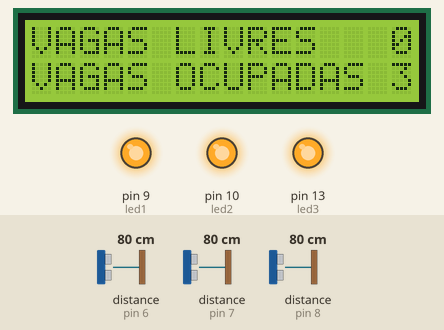
Bench run of a sketch on a simulated Arduino Uno, built with avr-gcc and run on an emulated ATmega328P. Parts: 16×2 character LCD, output pins drawn as LEDs (lit = HIGH). Wiring (inferred from the names in the program): 3 × ultrasonic range finder: trigger pin 6, echo pin 6 / trigger pin 7, echo pin 7 / trigger pin 8, echo pin 8. The test bench sets the inputs (shaded band); at power-on: distance to the obstacle (sensors on pin 6, pin 8, pin 7) 80 cm. The echo pulse lasts 58.3 µs per cm; what the sketch prints to the serial monitor is not drawn.

Above: at 1.2 s.
1.3 s: distance to the obstacle (sensor on pin 6) set to 197 cm
4.4 s: distance to the obstacle (sensor on pin 6) set to 206 cm
At 5.2 s:
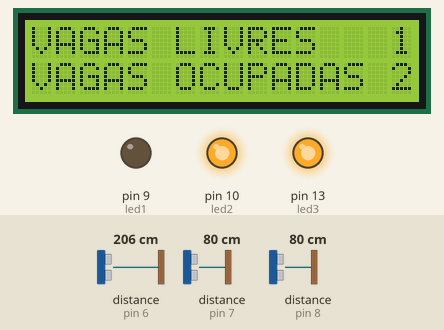
6.9 s: distance to the obstacle (sensor on pin 8) set to 200 cm
8.4 s: distance to the obstacle (sensor on pin 8) set to 206 cm
At 9.0 s:
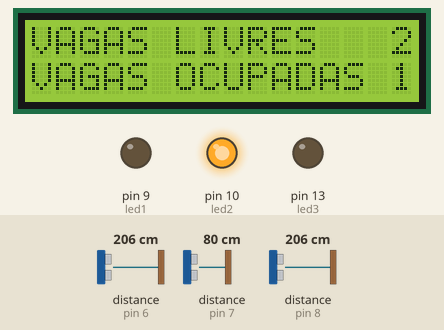
11.1 s: distance to the obstacle (sensor on pin 7) set to 199 cm
12.6 s: distance to the obstacle (sensor on pin 7) set to 205 cm
At 13.3 s:
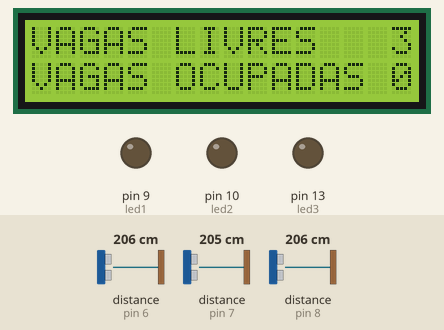
Timing chart, 0 to 15.6 s (numbered marks = the images above; inputs shaded):
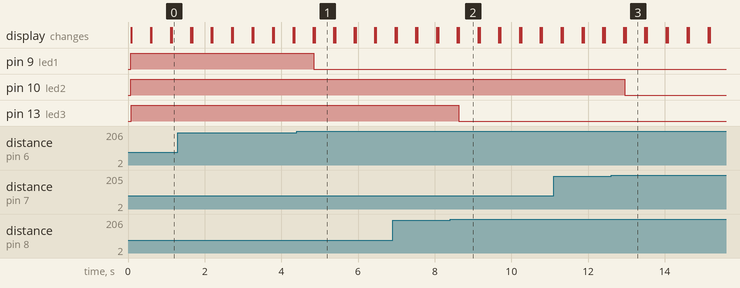

Measured:
- the behaviour switches between 201 and 202 cm on distance to the obstacle (sensor on pin 6) (found by bisection; images 0 and 1)
- the behaviour switches between 202 and 203 cm on distance to the obstacle (sensor on pin 8) (found by bisection; images 1 and 2)
- the behaviour switches between 202 and 203 cm on distance to the obstacle (sensor on pin 7) (found by bisection; images 2 and 3)
- after the input at 4.4 s, pin 9 (led1): HIGH → LOW after 0.45 s; the display: first differs from a run without the input after 0.47 s (image 1)
- after the input at 8.4 s, pin 13 (led3): HIGH → LOW after 0.22 s; the display: first differs from a run without the input after 0.23 s (image 2)
- after the input at 12.6 s, pin 10 (led2): HIGH → LOW after 0.36 s; the display: first differs from a run without the input after 0.38 s (image 3)
- what the display in image 1 shows lasts 0.5 s, from 4.9 s to 5.4 s

The sketch:

Projeto_GS_4SIS_ACD.ino
```cpp
#include <LiquidCrystal.h>
#define trigPin1 6
#define trigPin2 7
#define trigPin3 8
#define echoPin1 6
#define echoPin2 7
#define echoPin3 8
#define led1 9
#define led2 10
#define led3 13
#define led4 A0
#define led5 A1
#define led6 A2
LiquidCrystal lcd(12, 11, 5, 4, 3, 2);


int ledsVermelhos = 0;
int ledsVerdes = 0;

  long readUltrasonicDistance(int triggerPin, int echoPin){
    pinMode(triggerPin, OUTPUT);
    digitalWrite(triggerPin, LOW);
    delayMicroseconds(2);
    digitalWrite(triggerPin, HIGH);
    delayMicroseconds(10);
    digitalWrite(triggerPin, LOW);
    pinMode(echoPin, INPUT);
    return pulseIn(echoPin, HIGH);
  }

void setup() {
  Serial.begin (9600);
  pinMode(trigPin1, OUTPUT);
  pinMode(trigPin2, OUTPUT);
  pinMode(trigPin3, OUTPUT);
  pinMode(echoPin1, INPUT);
  pinMode(echoPin2, INPUT);
  pinMode(echoPin3, INPUT);
  pinMode(led1, OUTPUT);
  pinMode(led2, OUTPUT);
  pinMode(led3, OUTPUT);
  lcd.begin(16,2);

}
void loop() {
  float distance1;
  float distance2;
  float distance3;
  ledsVermelhos = 0;
  ledsVerdes = 0;
  lcd.setCursor(0,0);

   distance1 = (readUltrasonicDistance(6, 6) * 0.034)/2;
   Serial.println(distance1);
   if (distance1 <= 200){
    digitalWrite(led1, HIGH);
  digitalWrite(led4, LOW);
     ledsVermelhos += 1;
  }
  else {
    digitalWrite(led1, LOW);
    digitalWrite(led4, HIGH);
  ledsVerdes += 1;
  }
    distance2 = (readUltrasonicDistance(7, 7) * 0.034)/2;
   if (distance2 <= 200){
    digitalWrite(led2, HIGH);
    digitalWrite(led5, LOW);
  ledsVermelhos += 1;

  }
  else {
    digitalWrite(led2, LOW);
  digitalWrite(led5, HIGH);
  ledsVerdes += 1;
  }
    distance3 = (readUltrasonicDistance(8, 8) * 0.034)/2;
   if (distance3 <= 200){
    digitalWrite(led3, HIGH);
     digitalWrite(led6, LOW);
     ledsVermelhos += 1;

  }
  else {
    digitalWrite(led3, LOW);
    digitalWrite(led6, HIGH);
    ledsVerdes += 1;

  }
  lcd.clear();

   lcd.setCursor(0, 0);
   lcd.print("VAGAS LIVRES   ");
   lcd.print(ledsVerdes);
   lcd.setCursor(0,1);
   lcd.print("VAGAS OCUPADAS ");
  lcd.print(ledsVermelhos);

  delay(500);

lcd.clear();

}
```
